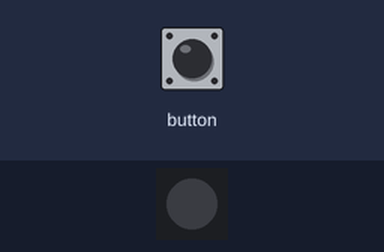
Recording of a sketch running on a simulated ESP32. Shown: 1 RGB LEDs in strip order, left to right.

Above: at 0.2 s.
At 1.7 s:
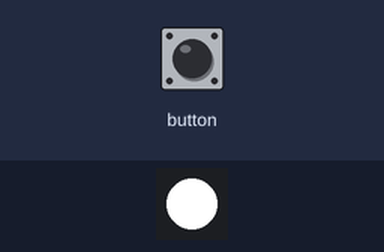
Timing chart, 0 to 3.0 s (numbered marks = the images above):
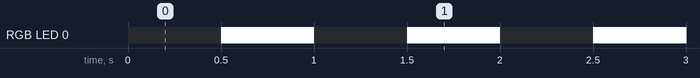

Measured:
- by itself, RGB LED 0: alternates RGB(255, 255, 255) for 0.50 s and off for 0.50 s

The sketch:

m5stack_atom_lite_blink.ino
```cpp
// Exemple qui démontre comment allumer le Pixel sur un M5Stack Atom Lite.
// Le pixel alternera entre deux couleur à chaque demie-seconde.
// Par Thomas O Fredericks

// Inclure la librairie M5 (version pour M5Atom) :
// https://github.com/m5stack/M5Atom
#include <M5Atom.h>

// Inclure la librairie FastLED qui va gérer le pixel :
// https://github.com/FastLED/FastLED
#include <FastLED.h>

// Un tableau qui contient une variable de type CRGB.
// Il y a un seul pixel, mais il doit être dans un tableau.
// CRGB est un type de couleur défini par la lirairie FastLed :
// https://github.com/FastLED/FastLED/wiki/Pixel-reference#crgb-reference
CRGB mesPixels[1];

// Une variable pour mémoriser l'état actuel du pixel
int monEtatPixel = 0;

// Cette variable va servir pour chronométrer le clignotement de la DEL :
unsigned long monChronoDepart = 0;  // DEPART DE MON CHRONOMÈTRE

void setup() {
  // Démarrer la libraire M5 avec toutes les options de pré-configuration désactivées :
  M5.begin(false, false, false);

  // Démarrer la connexion sérielle :
  Serial.begin(115200);

  // Ajouter le pixel (il y en a un seul) du M5Atom à la librairie FastLED :
  FastLED.addLeds<WS2812, DATA_PIN, GRB>(mesPixels, 1);
}

void loop() {
  // Toujours inclure M5.update() au début de loop() :
  M5.update();

  if (millis() - monChronoDepart >= 500) {  // Si le temps écoulé dépasse la valeur indiquée en millisecondes
    monChronoDepart = millis();             // «Redémarrer» le chronomètre

    // Vérifier la valeur de monEtatPixel,
    // ensuite basculer sa valeur
    // et changer la couleur du pixel serlon la valeur :
    if (monEtatPixel == 0) {
      monEtatPixel = 1;
      mesPixels[0].red = 255;
      mesPixels[0].green = 255;
      mesPixels[0].blue = 255;
    } else {
      monEtatPixel = 0;
      mesPixels[0].red = 0;
      mesPixels[0].green = 0;
      mesPixels[0].blue = 0;
    }

    // Mettre à jour le pixel :
    FastLED.show();
  }
}
```
